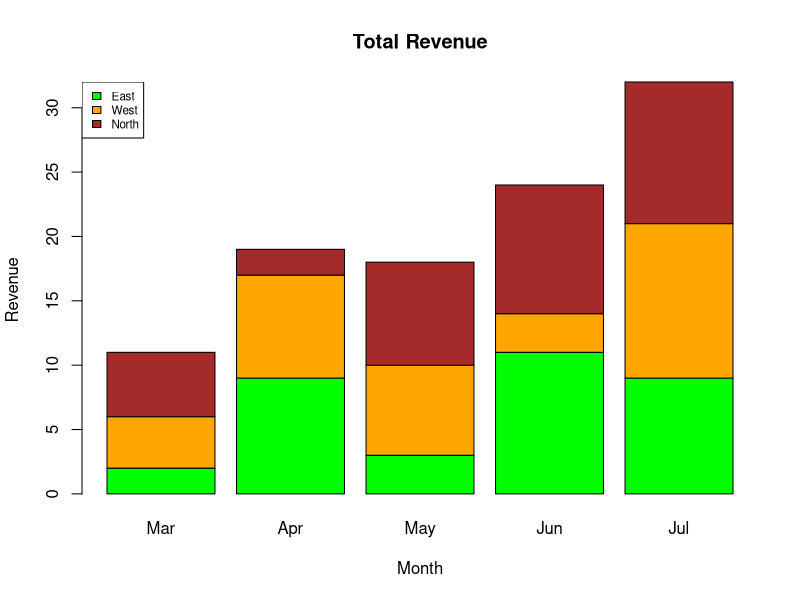

Recreate this plot in R.
colors = c("green", "orange", "brown") 
months <- c("Mar", "Apr", "May", "Jun", "Jul") 
regions <- c("East", "West", "North") 

# Create the matrix of the values. 
Values <- matrix(c(2, 9, 3, 11, 9, 4, 8, 7, 3, 12, 5, 2, 8, 10, 11), 
                 nrow = 3, ncol = 5, byrow = TRUE) 

# Create the bar chart 
barplot(Values, main = "Total Revenue", names.arg = months, 
        xlab = "Month", ylab = "Revenue", col = colors) 

# Add the legend to the chart 
legend("topleft", regions, cex = 0.7, fill = colors) 



